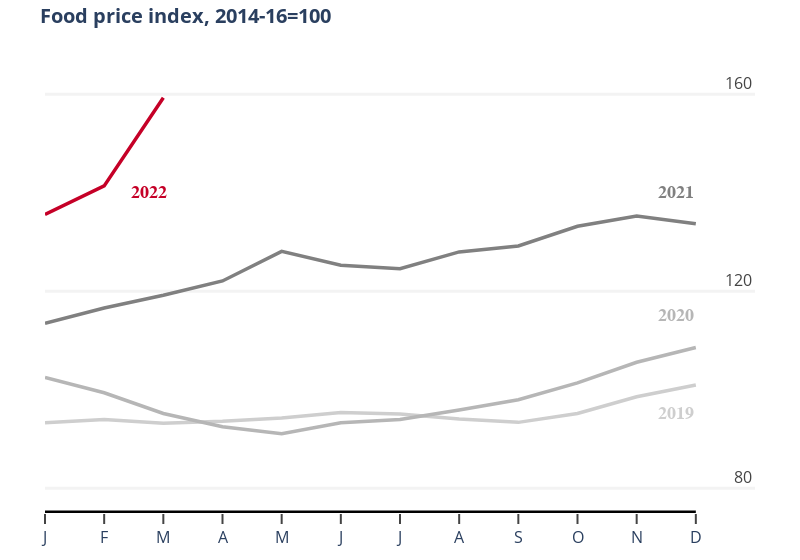

Here is the notebook cell this chart was saved with:
### Code cell
fig = px.line()
for col, color in zip(graph_df.columns, colors):
    fig.add_scatter(x=graph_df.index, y=graph_df[col], name = col, line=dict(width=3.5, color=color), marker=dict(opacity=0))
fig.add_annotation(x=2.75, y=140, xref='x', yref='y', text='<b>2022</b>', showarrow=False, font=dict(family="Arial, bold",size=18,color="#c50027"))
fig.add_annotation(x=12, y=140, xref='x', yref='y', text='<b>2021</b>', showarrow=False, font=dict(family="Arial, bold",size=18,color="#808080"), xanchor='right')
fig.add_annotation(x=12, y=115, xref='x', yref='y', text='<b>2020</b>', showarrow=False, font=dict(family="Arial, bold",size=18,color="#b6b6b6"), xanchor='right')
fig.add_annotation(x=12, y=95, xref='x', yref='y', text='<b>2019</b>', showarrow=False, font=dict(family="Arial, bold",size=18,color="#cecece"), xanchor='right')
fig.update_layout(
    {
        'title': {
            'text': '<b>Food price index, 2014-16=100</b>',
            'font': {
                'size': 20,
            },
        },
        'showlegend': False,
        'width':800,
        'plot_bgcolor': '#fff',
        'margin': {
            'l': 45,
            't': 45,
            'b': 45,
            'r': 45
        },
        'yaxis': {
            'gridcolor': '#f3f3f3',
            'gridwidth': 3,
            'range': [75, 170],
            'tick0': 80,
            'dtick': 40,
            'ticklabelposition': 'inside top',
            'side': 'right',
            'tickfont': {
                'size': 16
            }
        },
        'xaxis': {
            'showline': False,
            # 'linecolor': '#000',
            'anchor': 'free',
            'position': 0,
            'linewidth': 2,
            'range': [1,13],
            'showgrid': False,
            'ticks': 'outside',
            'tickmode': 'array',
            'ticktext': ['J', 'F', 'M', 'A', 'M', 'J', 'J', 'A', 'S', 'O', 'N', 'D'],
            'tickvals': graph_df.index,
            'tickwidth': 2,
            'ticklabeloverflow': 'allow',
            'ticklen': 10,
            'tickfont': {
                'size': 16
            }
        },
        'shapes': [
            {
                'type': 'line',
                'x0': 0,
                'y0': 75,
                'x1': 12,
                'y1': 75,
                'line': {
                    'width': 5,
                    'color': '#000'
                }
            }
        ]
    }
)
fig.show()

### Figure 1 — Plotly figure (JSON) as saved in the notebook; plotly's stock layout.template omitted (floating-point values rounded to 4 significant figures)
{"data": [{"line": {"color": "#cecece", "width": 3.5}, "marker": {"opacity": 0}, "name": "2019", "type": "scatter", "x": [1, 2, 3, 4, 5, 6, 7, 8, 9, 10, 11, 12], "y": [93.3, 94, 93.2, 93.6, 94.3, 95.4, 95.1, 94.1, 93.4, 95.2, 98.6, 101]}, {"line": {"color": "#b6b6b6", "width": 3.5}, "marker": {"opacity": 0}, "name": "2020", "type": "scatter", "x": [1, 2, 3, 4, 5, 6, 7, 8, 9, 10, 11, 12], "y": [102.5, 99.4, 95.2, 92.5, 91.1, 93.3, 94, 95.9, 98, 101.4, 105.6, 108.6]}, {"line": {"color": "#808080", "width": 3.5}, "marker": {"opacity": 0}, "name": "2021", "type": "scatter", "x": [1, 2, 3, 4, 5, 6, 7, 8, 9, 10, 11, 12], "y": [113.5, 116.6, 119.2, 122.1, 128.1, 125.3, 124.6, 128, 129.2, 133.2, 135.3, 133.7]}, {"line": {"color": "#c50027", "width": 3.5}, "marker": {"opacity": 0}, "name": "2022", "type": "scatter", "x": [1, 2, 3, 4, 5, 6, 7, 8, 9, 10, 11, 12], "y": [135.6, 141.4, 159.3, null, null, null, null, null, null, null, null, null]}], "layout": {"annotations": [{"font": {"color": "#c50027", "family": "Arial, bold", "size": 18}, "showarrow": false, "text": "<b>2022</b>", "x": 2.75, "xref": "x", "y": 140, "yref": "y"}, {"font": {"color": "#808080", "family": "Arial, bold", "size": 18}, "showarrow": false, "text": "<b>2021</b>", "x": 12, "xanchor": "right", "xref": "x", "y": 140, "yref": "y"}, {"font": {"color": "#b6b6b6", "family": "Arial, bold", "size": 18}, "showarrow": false, "text": "<b>2020</b>", "x": 12, "xanchor": "right", "xref": "x", "y": 115, "yref": "y"}, {"font": {"color": "#cecece", "family": "Arial, bold", "size": 18}, "showarrow": false, "text": "<b>2019</b>", "x": 12, "xanchor": "right", "xref": "x", "y": 95, "yref": "y"}], "legend": {"tracegroupgap": 0}, "margin": {"b": 45, "l": 45, "r": 45, "t": 45}, "plot_bgcolor": "#fff", "shapes": [{"line": {"color": "#000", "width": 5}, "type": "line", "x0": 0, "x1": 12, "y0": 75, "y1": 75}], "showlegend": false, "title": {"font": {"size": 20}, "text": "<b>Food price index, 2014-16=100</b>"}, "width": 800, "xaxis": {"anchor": "free", "domain": [0, 1], "linewidth": 2, "position": 0, "range": [1, 13], "showgrid": false, "showline": false, "tickfont": {"size": 16}, "ticklabeloverflow": "allow", "ticklen": 10, "tickmode": "array", "ticks": "outside", "ticktext": ["J", "F", "M", "A", "M", "J", "J", "A", "S", "O", "N", "D"], "tickvals": [1, 2, 3, 4, 5, 6, 7, 8, 9, 10, 11, 12], "tickwidth": 2}, "yaxis": {"anchor": "x", "domain": [0, 1], "dtick": 40, "gridcolor": "#f3f3f3", "gridwidth": 3, "range": [75, 170], "side": "right", "tick0": 80, "tickfont": {"size": 16}, "ticklabelposition": "inside top"}}}
